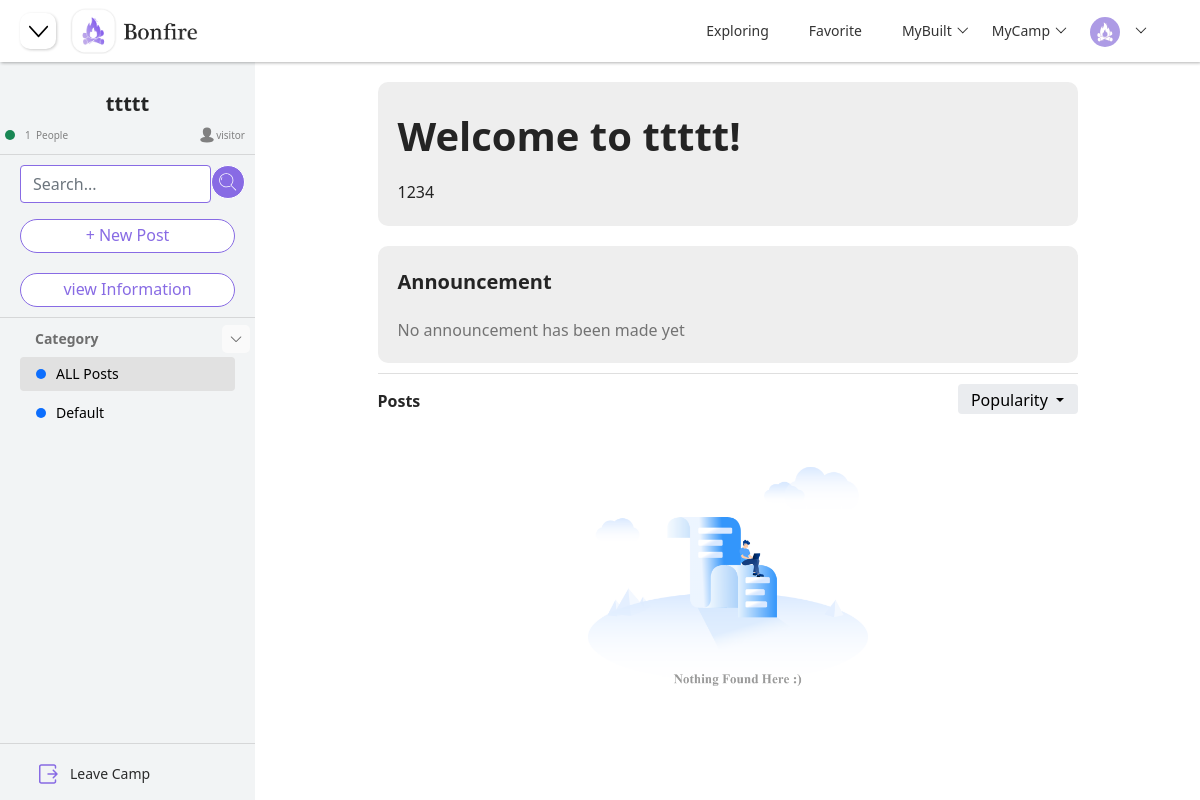
The page /camp/5 (signed in) on the database its author committed.
### models.py (models this page shows)
class CampModel(db.Model):
    __tablename__ = "camp"
    id = db.Column(db.Integer, primary_key=True, autoincrement=True)
    name = db.Column(db.String(100), nullable=False, unique=False)
    description = db.Column(db.String(200), nullable=True)
    background = db.Column(db.String(200), nullable=True, default="default_camp.png")
    create_time = db.Column(db.DateTime, default=datetime.now)

class CategoryModel(db.Model):
    __tablename__ = "category"
    id = db.Column(db.Integer, primary_key=True, autoincrement=True)
    name = db.Column(db.String(100), nullable=False, unique=False)
    color = db.Column(db.String(100), nullable=False, unique=False)
    create_time = db.Column(db.DateTime, default=datetime.now)
    camp_id = db.Column(db.Integer, db.ForeignKey("camp.id"))
    camp = db.relationship("CampModel", backref="categories")

### blueprints/camp.py (the view)
class Camp(Resource):
    method_decorators = [login_required, check_category]
    def get(self, camp_id):
        session["camp_id"] = camp_id
        camp = CampModel.query.filter_by(id=camp_id).first()
        if camp is None:
            return render_template("404.html"), 404
        camp_user = CampUserModel.query.filter_by(camp_id=camp_id).all()
        users_num = len(camp_user)
        camp_dict = {"camp_id": camp.id, "camp_name": camp.name, "camp_description": camp.description,
                     "camp_background": camp.background, "users_num": users_num}
        user_id = session.get("user_id")
        if user_id:
            camp_user = CampUserModel.query.filter_by(user_id=user_id, camp_id=camp_id).first()
            if camp_user:
                identity = camp_user.identity
            else:
                identity = "visitor"
        else:
            identity = "visitor"
        categories = CategoryModel.query.filter_by(camp_id=camp_id).all()
        categories_list = []
        categories_dict = {}
        for category in categories:
            categories_dict["category_id"] = category.id
            categories_dict["category_name"] = category.name
            categories_dict["category_color"] = category.color
            categories_list.append(categories_dict)
            categories_dict = {}
        camp_builders = get_all_camp_builder()
        camp_joins = get_all_camp_join()
        sort = session.get("sort")
        posts = get_all_posts(PostModel, camp_id, sort, None)
        for post in posts:
            user = UserModel.query.filter_by(id=post.user_id).first()
            post.username = user.username
            post.user_avatar = user.avatar
        notices_list = save_all_notice_in_dict(PostModel, camp_id)
        posts_list = save_all_posts_in_dict(posts)
        return render_template("camp.html", camp=camp_dict, categories=categories_list, identity=identity,
                               camp_builders=camp_builders, camp_joins=camp_joins, notices=notices_list,
                               posts=posts_list, page_status="ALL", sort=sort)

### templates/camp.html (shortened to what this page needs)
{% extends "components/index_navi.html" %}
{% block head %}
    <link rel="stylesheet" href="{{ url_for('static', filename='css/camp.css') }}">
{% endblock %}
{% block navi_shrink %}
    <button class="justify-content-start shrink-btn" onclick="side()">
    </button>
{% endblock %}
{% block body %}
    {% include "components/camp_side.html" %}
    {% include "components/show_posts.html" %}
{% endblock %}

### templates/components/camp_side.html (shortened to what this page needs)
<div class="container-fluid" id="main-body">
    <div class="side-menu" id="side-menu">
        <div id="hide-menu">
            <div class="camp-info" id="camp-info">
                <h3 class="camp-name">
                    {{ camp["camp_name"] }}
                </h3>
                <div class="people-info">
                    <div class="item-info-people">
                        <div class="circle bg-success"></div>
                        <p class="info-people">{{ camp["users_num"] }} &nbsp</p>
                        <p class="info-people">People</p>
                    </div>
                    <div class="camp-identity">
                        <p class="info-people">{{ identity }}</p>
                    </div>
                </div>
            </div>
            <hr class="segmentation">
            <form class="d-flex" id="search-bar" method="get" action="/camp/searchpost">
                <label>
                    <input class="form-control me-2 add-input" type="search" placeholder="Search..." name="post_search">
                </label>
                <button class="btn btn-primary" type="submit" id="search-btn">
                </button>
            </form>
            <a class="side-btn" href="/camp/{{ camp["camp_id"] }}/post">
                + New Post
            </a>
            {% if identity == "Admin" or identity == "Builder" %}
                <a class="side-btn" href="/camp/{{ camp["camp_id"] }}/manage">
                    Manage Camp
                </a>
            {% else %}
                <a class="side-btn" href="/camp/{{ camp["camp_id"] }}/manage">
                    view Information
                </a>
            {% endif %}
            <hr class="segmentation">
            <div class="side-title">
                <p id="category_list">Category</p>
                <button style="transform: rotate(0deg)" type="button" class="btn-toggle side-title-btn"
                        id="side-title-btn2"
                        onclick="rotate()" data-bs-toggle="collapse" data-bs-target="#dashboard">
                </button>
            </div>
            <div class="collapse show" id="dashboard">
                <div class="side-list2 side-list3">
                    <ul class="nav nav-pills flex-column mb-auto">
                        {% if page_status == "ALL" %}
                            <li class="nav-item nav-items nav-link list-items2 active-camp">
                                <a href="/camp/{{ camp["camp_id"] }}"
                                   class="list-item-link">
                                    <div class="circle bg-primary"></div>
                                    ALL Posts
                                </a>
                            </li>
                        {% endif %}
                        {% for category in categories %}
                            {% if category["category_name"] == "Default" %}
                                {% if page_status == category["category_id"] %}
                                    <li class="nav-item nav-items nav-link list-items2 active-camp">
                                        <a href="/camp/{{ camp["camp_id"] }}/{{ category["category_id"] }}"
                                           class="list-item-link">
                                            <div class="circle bg-primary"></div>
                                            {{ category["category_name"] }}
                                        </a>
                                    </li>
                                {% else %}
                                    <li class="nav-item nav-items nav-link list-items2">
                                        <a href="/camp/{{ camp["camp_id"] }}/{{ category["category_id"] }}"
                                           class="list-item-link">
                                            <div class="circle bg-primary"></div>
                                            {{ category["category_name"] }}
                                        </a>
                                    </li>
                                {% endif %}
                            {% endif %}
                        {% endfor %}
                    </ul>
                </div>
            </div>
            <div class="side-bottom">
                <hr class="segmentation">
                <div class="dropdown">
                    <ul class="nav nav-pills flex-column mb-auto " id="side-list">
                        <li class="nav-item nav-items" id="leave-camp">
                            <a href="javascript:;" class="nav-link list-items" onclick="leave_camp()">
                                Leave Camp
                            </a>
                        </li>
                    </ul>
                </div>
            </div>
        </div>
    </div>
</div>

### templates/components/show_posts.html (shortened to what this page needs)
<div class="container-box" id="container-box">
    <div class="center" id="center-box">
        <div class="camp-info-head">
            <div class="camp-info-title">
                <h1 style="font-weight: bold">Welcome to {{ camp["camp_name"] }}!</h1>
            </div>
            <div class="camp-info-content">
                <p>{{ camp["camp_description"] }}</p>
            </div>
        </div>
        <div class="camp-info-notice">
            <div class="camp-info-notice-title">
                <p>Announcement</p>
            </div>
            <div class="camp-info-notice-content">
                {% if notices != None %}
                    {% for notice in notices %}
                        <div class="notice">
                            <span class="badge rounded-pill bg-primary" style="margin-right: 10px">Notice</span>
                            <a href="/camp/{{ notice["camp_id"] }}/{{ notice["category_id"] }}/{{ notice["post_id"] }}">{{ notice["title"] }}</a>
                        </div>
                    {% endfor %}
                {% else %}
                    <p style="color: #737373">No announcement has been made yet</p>
                {% endif %}
            </div>
        </div>
        <hr class="segmentation">
        <div class="task-title-bar">
            <p class="task-title">Posts</p>
            <div class="task-title-button">
                <div class="dropdown task-title-button2">
                    {% if sort == "popularity" %}
                        <button type="button" class="btn btn-primary dropdown-toggle task-title-button3"
                                data-bs-toggle="dropdown">
                            Popularity
                        </button>
                    {% elif sort == "postdate" %}
                        <button type="button" class="btn btn-primary dropdown-toggle task-title-button3"
                                data-bs-toggle="dropdown">
                            Post Date
                        </button>
                    {% endif %}
                </div>
            </div>
        </div>
        {% if posts != None %}
            {% for post in posts %}
                <div class="posts">
                    <div class="post-title">
                        {% if post["is_top"] == 1 %}
                            <span class="badge rounded-pill bg-danger top">Top</span>
                        {% endif %}
                        <a class="post-title-content" href="/camp/{{ camp["camp_id"]}}/{{ post["category_id"] }}/{{ post["post_id"] }}">{{ post["title"] }}</a>
                    </div>
                    <div class="post-content">
                        <p class="post-content-text post-content-author">Author : {{ post["username"] }}</p>
                        <p class="post-content-text">
                            {{ post["description"] }}
                        </p>
                    </div>
                    <div class="post-info">
                        <div class="like">
                            <svg t="1670236074165" class="icon" viewBox="0 0 1024 1024" version="1.1"
                                 xmlns="http://www.w3.org/2000/svg" p-id="2694" width="24" height="24">
                                <path d="M515.2 67.2c-246.4 0-448 201.6-448 448s201.6 448 448 448 448-201.6 448-448-201.6-448-448-448zM704 563.2l-150.4 153.6c-12.8 12.8-25.6 19.2-41.6 19.2s-28.8-6.4-41.6-19.2l-147.2-153.6C307.2 544 288 515.2 288 476.8c0-67.2 54.4-121.6 118.4-121.6 32 0 60.8 12.8 83.2 35.2l22.4 22.4c9.6-9.6 19.2-22.4 22.4-22.4 22.4-22.4 51.2-35.2 83.2-35.2 67.2 0 118.4 54.4 118.4 121.6 3.2 41.6-12.8 64-32 86.4z"
                                      fill="#ffffff" p-id="2695"></path>
                            </svg>
                            <p class="like-info-text">Like</p>
                            <p class="like-info-num">{{ post["like_count"] }}</p>
                        </div>
                        <div class="comment">
                            <svg t="1670236887355" class="icon" viewBox="0 0 1024 1024" version="1.1"
                                 xmlns="http://www.w3.org/2000/svg" p-id="3758" width="18" height="18"
                                 style="margin-right: 5px">
                                <path d="M512 144.794c-247.162 0-447.527 161.007-447.527 359.62 0 82.45 34.532 158.417 92.605 219.078l-0.264 1.396-22.58 119.482c-4.195 22.198 17.213 40.612 38.534 33.146l114.764-40.186 27.887-9.765c59.339 23.353 126.052 36.469 196.58 36.469 247.162 0 447.527-161.007 447.527-359.62S759.162 144.794 512 144.794z"
                                      p-id="3759" fill="#828282"></path>
                            </svg>
                            <p>{{ post["comment_count"] }}</p>
                        </div>
                        <div class="favorite">
                            <svg t="1670237190507" class="icon" viewBox="0 0 1024 1024" version="1.1"
                                 xmlns="http://www.w3.org/2000/svg" p-id="5693" width="18" height="18"
                                 style="margin-right: 5px">
                                <path d="M956 398.496q-8-23.488-26.496-39.008t-42.496-19.488l-204.992-31.008-92-195.008q-11.008-24-32.992-36.992Q536.032 64 512.032 64t-44.992 12.992q-22.016 12.992-32.992 36.992l-92 195.008-204.992 31.008q-24 4-42.496 19.488t-26.496 39.008-2.496 47.008 22.496 41.504l151.008 154.016-36 218.016q-6.016 40 20 70.496t66.016 30.496q22.016 0 42.016-11.008l180.992-100 180.992 100q20 11.008 42.016 11.008 40 0 66.016-30.496t20-70.496l-36-218.016 151.008-154.016q16.992-18.016 22.496-41.504t-2.496-47.008z"
                                      p-id="5694" fill="#828282"></path>
                            </svg>
                            <p>{{ post["favorite_count"] }}</p>
                        </div>
                    </div>
                </div>
            {% endfor %}
        {% else %}
            <div style="text-align: center;"><img alt="This is a picture to represent nothing here." src="/static/images/nothing.png" style="width: 40%"></div>
        {% endif %}
    </div>
</div>

### rows shown on the page
CampModel: camp_name "ttttt", camp_description "1234"
CategoryModel: category_name "Default"

### other values the page prints
{{ camp["users_num"] }} "1"
{{ identity }} "visitor"
